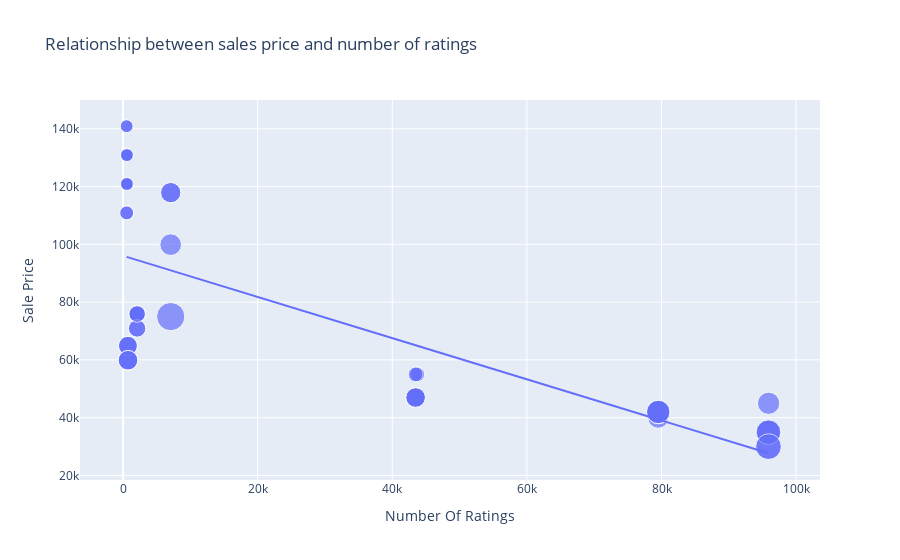

The cell this chart's notebook holds for it:
### Code cell
figure=px.scatter(data_frame=data, x="Number Of Ratings", y="Sale Price", size="Discount Percentage", trendline='ols', title="Relationship between sales price and number of ratings")
figure.show()
